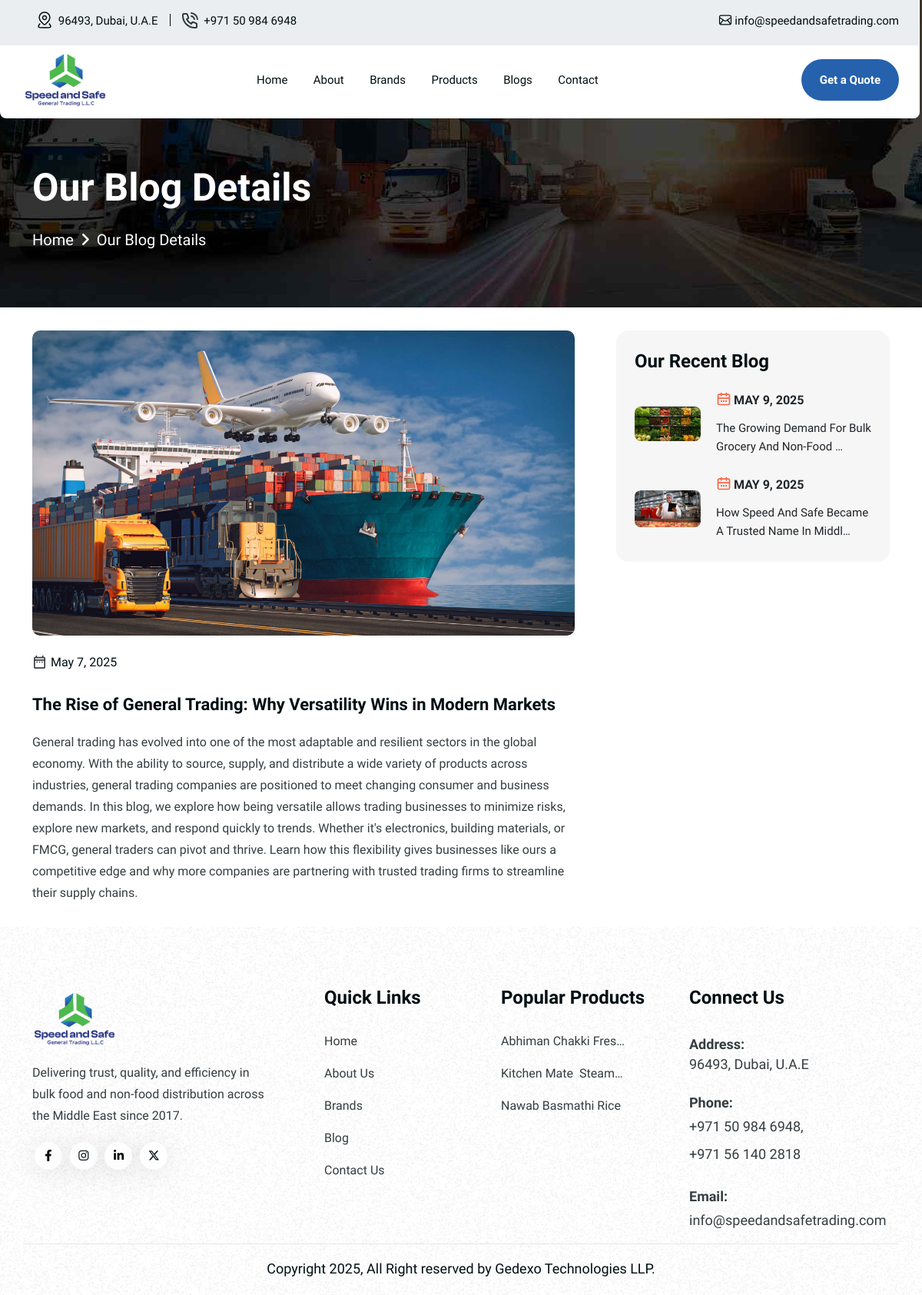
Screenshot of /blog/general-trading/ with the database file from the repository.
### web/models.py (models this page shows, shortened)
class Blog(models.Model):
    title = models.CharField(max_length=180)
    slug = models.SlugField()
    date = models.DateField()
    image = models.ImageField(upload_to="blog/")
    description = HTMLField()
    class Meta:
        verbose_name = "Blog"
        verbose_name_plural = "Blogs"

class Product(models.Model):
    brand = models.ForeignKey("web.Brand", on_delete=models.CASCADE, related_name='products', blank=True, null=True)
    title = models.CharField(max_length=180)
    slug = models.SlugField()
    image = models.ImageField(upload_to="product/")
    description = HTMLField()
    def get_absolute_url(self):
        return reverse_lazy('web:product_detail', kwargs={'slug': self.slug})
    class Meta:
        verbose_name = "Product"
        verbose_name_plural = "Products"

### web/views.py (the view)
# urls.py: path("blog/<slug:slug>/", views.blog_detail, name="blog_detail"),
def blog_detail(request, slug):
    blog = get_object_or_404(Blog, slug=slug)
    other_blogs = Blog.objects.exclude(slug=slug)
    context = {
        "blog": blog,
        "other_blogs":other_blogs,
    }
    return render(request, "web/blog-details.html", context)

### web/context_processors.py (called while the page is built)
def main_context(request):
    footer_products = Product.objects.all()[:8]
    return {
        "footer_products": footer_products
    }

### templates/web/blog-details.html
{% extends 'web/base.html' %}
{% load static %}
{% block content %}
   <div class="inner-hero bg-cover" style="background-image: url({% static 'web/assets/img/bg/inner-hero-bg.jpg' %});">
      <div class="container">
        <div class="row align-items-center">
            <div class="col-lg-6">
                <div class="inner-heading">
                    <h1>Our Blog Details</h1>
                    <div class="breadcrumbs-pages">
                        <ul>
                           <li><a href="index.html' %}">Home</a></li>
                           <li class="angle"><i class="fa-solid fa-angle-right"></i></li>
                           <li>Our Blog Details</li>
                        </ul>
                     </div>
                </div>
            </div>
        </div>
      </div>
   </div>
   <div class="blog-details-area sp">
    <div class="container">
        <div class="row">
         <div class="col-lg-8">
            <div class="blog-details-content mr-30 md:mr-0 sm:mr-0 md:mt-30 sm:mt-30">
              <article>
                 <div class="details-content">
                     <div class="image">
                         <img class="w-full" src="{{blog.image.url}}" alt="">
                     </div>
                     <div class="vl-blog-details-meta mt-24">
                       <a href="#" class="date"><img src="{% static 'web/assets/img/icon/blog-details-icon1.svg' %}" alt=""> {{blog.date}}</a>
                    </div>
                     <div class="heading1 mt-24">
                         <h3>{{blog.title}}</h3>
                         <div class="mt-16">
                           {{blog.description|safe}}
                         </div>
                     </div>
                 </div>
              </article>
            </div>
        </div>
            <div class="col-lg-4">
                <div class="sidebar-area">
                    <div class="_sidebar-widget _recent">
                        <h3>Our Recent Blog</h3>
                        <div class="recent-blog">
                            {% for other_blog in other_blogs %}
                            <div class="recent-blog-post">
                                <div class="">
                                    <div class="image">
                                        <img src="{{other_blog.image.url}}" alt="{{other_blog.title}}">
                                    </div>
                                </div>
                                <div class="content">
                                    <a href="#" class="date"><img src="{% static 'web/assets/img/icon/date-icon1.svg' %}" alt="">{{other_blog.date}}</a>
                                    <h4><a href="blog-details.html' %}">{{other_blog.title|truncatechars:50}}</a></h4>
                                </div>
                            </div>
                            {% endfor %}
                        </div>
                    </div>
                </div>
            </div>
        </div>
    </div>
   </div>
{% endblock %}

### templates/web/partials/footer.html
{% load static %}
<footer class="vl-footer-area1 footer-space4 bg-cover" style="background-image: url({% static 'web/assets/img/bg/footer1-bg.png' %});">
    <div class="footer-bottom-content">
       <div class="container">
          <div class="row">
             <div class="col-xl-4 col-lg-4 col-md-6 col-sm-6">
                <div class="vl-footer-widget vl-footer1-logo-area mr-50 mb-50">
                   <div class="vl-footer-logo black-logo">
                      <a href="{% url 'web:index' %}"><img src="{% static 'web/assets/img/logo/logo.png' %}" alt=""></a>
                   </div>
                   <div class="vl-footer-text heading1 mt-16">
                      <p class="mt-16">Delivering trust, quality, and efficiency in bulk food and non-food distribution across the Middle East since 2017. </p>
                   </div>
                   <div class="vl-footer-social1 text-start mt-20">
                      <a href="#"><i class="fa-brands fa-facebook-f"></i></a>
                      <a href="#"><i class="fa-brands fa-instagram"></i></a>
                      <a href="#"><i class="fa-brands fa-linkedin-in"></i></a>
                      <a href="#"><i class="fa-brands fa-x-twitter"></i></a>
                   </div>
                </div>
             </div>
             <div class="col-lg-2 col-md-6 col-6">
                <div class="vl-footer-widget mb-50 ml-0 md:ml-30 sm:ml-0">
                   <h4>Quick Links</h4>
                   <div class="vl-footer-list">
                      <ul>
                         <li><a href="{% url 'web:index' %}">Home</a></li>
                         <li><a href="{% url 'web:about' %}">About Us</a></li>
                         <li><a href="{% url 'web:brand' %}">Brands</a></li>
                         <li><a href="{% url 'web:blog' %}">Blog</a></li>
                         <li><a href="{% url 'web:contact' %}">Contact Us</a></li>
                      </ul>
                   </div>
                </div>
             </div>
             <div class="col-lg-3 col-md-4 col-6">
                <div class="vl-footer-widget ml-40 mb-50 md:ml-0 sm:ml-0">
                   <h4>Popular Products</h4>
                   <div class="vl-footer-list">
                      <ul>
                        {% for product in footer_products %}
                         <li><a href="{{product.get_absolute_url}}">{{product.title|truncatechars:20}}</a></li>
                         {% endfor %}
                      </ul>
                   </div>
                </div>
             </div>
             <div class="col-lg-3 col-md-8 col-sm-6">
               <div class="vl-footer-recent-project vl-footer-widget">
                  <h4>Connect Us</h4>
                  <div class="row">
                        <div class="col-12 vl-footer-address">
                           <p><strong>Address:</strong><br>
                              96493, Dubai, U.A.E</p>
                           <p><strong>Phone:</strong><br>
                           <a href="tel:+971 50 984 6948">+971 50 984 6948</a>,
                           <a href="tel:+971 56 140 2818">+971 56 140 2818</a></p>
                           <p><strong>Email:</strong><br>
                           <a href="mailto:info@speedandsafetrading.com"> info@speedandsafetrading.com</a></p>
                        </div>
                  </div>
               </div>
            </div>
          </div>
       </div>
    </div>
       <div class="container">
          <div class="row vl-copyright1 _dv-top align-items-center justify-content-center">
             <div class="col-lg-6">
                <div class="copyright-text text-center">
                   <p>Copyright {% now 'Y' %}, All Right reserved by <a href="https://gedexo.com/" target="_blank"> Gedexo Technologies LLP.</a></p>
                </div>
             </div>
          </div>
       </div>
 </footer>

### static/web/assets/css/custom.css (style rules this page uses)
.footer-space4 { padding-top: 0px !important; }
.inner-hero .inner-heading h1 { font-size: var(--f-fs-font-50) !important; }
.inner-hero .inner-heading .breadcrumbs-pages ul li { font-size: var(--f-fs-font-20) !important; }
.inner-hero .inner-heading .breadcrumbs-pages ul li a { font-size: var(--f-fs-font-20) !important; }
.inner-hero { min-height: 400px !important; }
.blog-details-content .image img { border-radius: 10px; }
.heading1 h3 { font-size: var(--f-fs-font-22) !important; }
.heading1 p { font-size: var(--f-fs-font-16) !important; }
.sidebar-area ._sidebar-widget._recent .recent-blog .recent-blog-post .content h4 a { font-size: var(--f-fs-font-15) !important; }
.vl-logo img, .vl-footer-logo img { height: 80px !important; }
.vl-footer-widget .vl-footer-address p { color: var(--vtc-text-pera1); font-size: var(--f-fs-font-18); font-style: normal; font-weight: var(--f-fw-medium); line-height: var(--f-fs-font-26); padding: 12px 0px; display: inline-block; transition: all 0.4s; }
.vl-footer-widget .vl-footer-address a { color: var(--vtc-text-pera1); font-size: var(--f-fs-font-18); font-style: normal; font-weight: var(--f-fw-medium); line-height: var(--f-fs-font-26); padding: 5px 0px; display: inline-block; transition: all 0.4s; }
.sp { padding: 30px 0px !important; }

### rows the page displays
Blog: image (picture), date "May 7, 2025", title "The Rise of General Trading: Why Versatility Wins in Modern Markets", description "General trading has evolved into one of the most adaptable and resilient sectors in the global economy. With the ability to source, supply, and distribute a wide variety of products across industries, general trading companies are positioned to meet changing consumer and business demands. In this blog, we explore how being versatile allows trading businesses to minimize risks, explore new markets, and respond quickly to trends. Whether it's electronics, building materials, or FMCG, general traders can pivot and thrive. Learn how this flexibility gives businesses like ours a competitive edge and why more companies are partnering with trusted trading firms to streamline their supply chains."
Blog: image (picture), date "MAY 9, 2025", title "The Growing Demand For Bulk Grocery And Non-Food …"
Blog: image (picture), date "MAY 9, 2025", title "How Speed And Safe Became A Trusted Name In Middl…"
Product: title "Abhiman Chakki Fres…"
Product: title "Kitchen Mate Steam…"
Product: title "Nawab Basmathi Rice"
